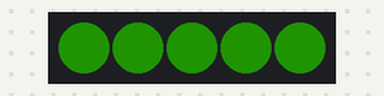
This sketch was run on a simulated Arduino Uno, built with avr-gcc and run on an emulated ATmega328P. Shown: 5 RGB LEDs in strip order, left to right. Dim RGB values are drawn brighter than linear.

Above: at 5.7 s.
At 10.55 s:
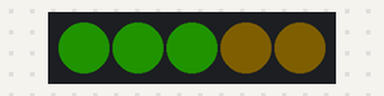
At 14.1 s:
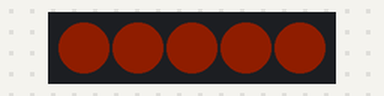
At 20.11 s:
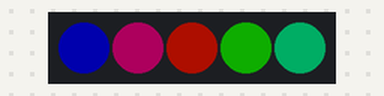
At 26.41 s:
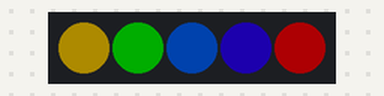
At 38.6 s:
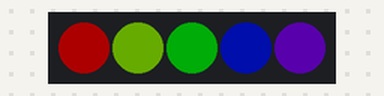
Timing chart, 0 to 40.0 s (numbered marks = the images above):
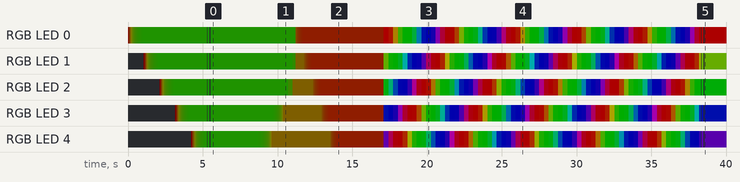

Measured:
- what the display in image 2 shows lasts 3.0 s, from 14.1 s to 17.1 s

The sketch:

ledstripe.ino
```cpp
#include <Adafruit_NeoPixel.h>

// Which pin on the Arduino is connected to the NeoPixels?
#define LED_PIN   2

// How many NeoPixels are attached to the Arduino?
#define LED_COUNT 5

// Declare our NeoPixel strip object:
Adafruit_NeoPixel strip(LED_COUNT, LED_PIN, NEO_GRB + NEO_KHZ800);
// Argument 1 = Number of pixels in NeoPixel strip
// Argument 2 = Arduino pin number (most are valid)
// Argument 3 = Pixel type flags, add together as needed:
//   NEO_KHZ800  800 KHz bitstream (most NeoPixel products w/WS2812 LEDs)
//   NEO_KHZ400  400 KHz (classic 'v1' (not v2) FLORA pixels, WS2811 drivers)
//   NEO_GRB     Pixels are wired for GRB bitstream (most NeoPixel products)
//   NEO_RGB     Pixels are wired for RGB bitstream (v1 FLORA pixels, not v2)
//   NEO_RGBW    Pixels are wired for RGBW bitstream (NeoPixel RGBW products)

void setup() {
  strip.begin();           // INITIALIZE NeoPixel strip object (REQUIRED)
  strip.show();            // Turn OFF all pixels ASAP
  strip.setBrightness(50); // Set BRIGHTNESS to about 1/5 (max = 255)
}

void loop() {
 // Lifecycle demo
 showGreeting();
 delay(100);

 showIsAwake();
 delay(3000);

 showNeedsWatering();
 delay(3000);

 showThanksForWatering();
 delay(2000);

 showGoodbye();
 delay(2000);
}

void showGreeting() {
  // fade from off to green
  for (int i = 0; i < strip.numPixels(); i++) { // For each pixel in strip...
    for (int j = 0; j <101; j++) {
      strip.setPixelColor(i, 25, j, 0);
      strip.show();
      delay(10);
    }
    for (int j = 0; j <26; j++) {
      strip.setPixelColor(i, j, 100, 0);
      strip.show();
    }
  }
  // wink twice
  showWink();
}
void showGoodbye() {
  // fade from green to off
  for (int i = strip.numPixels() -1; i > -1 ; i--) {
    for (int j = 100; j > -1; j--) {
      strip.setPixelColor(i, 0, j, 0);
      strip.show();
      delay(10);
    }
  }
  strip.clear();
}
void showIsAwake() {
  // show static green
  for (int i = 0; i < strip.numPixels(); i++) {
    strip.setPixelColor(i, 25, 100, 0);
  }
  strip.show();
}
void showNeedsWatering() {
  // fade from greenish to reddish color
  // decrease green color
  for (int i = strip.numPixels() -1; i > -1 ; i--) {
    for (int j = 100; j > 19; j--) {
      strip.setPixelColor(i, 25, j, 0);
      strip.show();
      delay(2*i + i);
    }
  }
  // increase red color
  for (int i = 0; i < strip.numPixels(); i++) {
    for (int j = 25; j < 81; j++) {
      strip.setPixelColor(i, j, 20, 0);
      strip.show();
      delay(10);
    }
  }
}
void showThanksForWatering() {
  // perform awesome animations...
  rainbow(10); // rainbow demo already looks smooth and elegant
  showWink();
  delay(2000);
  showWink();
  delay(3000);
  rainbow(5);
  // turn off
  for (int i = 0; i < strip.numPixels(); i++) {
    strip.setPixelColor(i, 0, 0, 0);
  }
  strip.show();
  // return to green awake display
  showIsAwake();
}

void showWink() {
  // "wink" by turning off the light for a short time twice
  // remember current color for each pixel
  uint32_t colors[strip.numPixels()];
  for (int i = 0; i < strip.numPixels(); i++) {
    colors[i] = strip.getPixelColor(i);
  }
  // wink twice
  for (int i = 0; i < strip.numPixels(); i++) {
    strip.setPixelColor(i, 0, 0, 0);
  }
  strip.show();
  delay(60);

  for (int i = 0; i < strip.numPixels(); i++){
    strip.setPixelColor(i, colors[i]);
  }
  strip.show();
  delay(120);

  for (int i = 0; i < strip.numPixels(); i++){
    strip.setPixelColor(i, 0, 0, 0);
  }
  strip.show();
  delay(60);

  for (int i = 0; i < strip.numPixels(); i++){
    strip.setPixelColor(i, colors[i]);
  }
  strip.show();
}

// Some functions of our own for creating animated effects -----------------
// Rainbow cycle along whole strip. Pass delay time (in ms) between frames.
void rainbow(int wait) {
  // Hue of first pixel runs 5 complete loops through the color wheel.
  // Color wheel has a range of 65536 but it's OK if we roll over, so
  // just count from 0 to 5*65536. Adding 256 to firstPixelHue each time
  // means we'll make 5*65536/256 = 1280 passes through this outer loop:
  for (long firstPixelHue = 0; firstPixelHue < 5 * 65536; firstPixelHue += 256) {
    for (int i = 0; i < strip.numPixels(); i++) { // For each pixel in strip...
      // Offset pixel hue by an amount to make one full revolution of the
      // color wheel (range of 65536) along the length of the strip
      // (strip.numPixels() steps):
      int pixelHue = firstPixelHue + (i * 65536L / strip.numPixels());
      // strip.ColorHSV() can take 1 or 3 arguments: a hue (0 to 65535) or
      // optionally add saturation and value (brightness) (each 0 to 255).
      // Here we're using just the single-argument hue variant. The result
      // is passed through strip.gamma32() to provide 'truer' colors
      // before assigning to each pixel:
      strip.setPixelColor(i, strip.gamma32(strip.ColorHSV(pixelHue)));
    }
    strip.show(); // Update strip with new contents
    delay(wait);  // Pause for a moment
  }
}
```

main.cpp
```cpp
#include <Arduino.h>
#include <Adafruit_NeoPixel.h>
#define DELAY_STATE_CHANGE 500
#define PIN_MOISTURE A1
#define PIN_STATE_TRIGGER 3
#define MOISTURE_THRESHOLD 500
#define PIN_NEOPIXEL 2
#define NEOPIXEL_LED_COUNT 5

int valStateTrigger = 0;
int valMoisture = 0;
boolean stateMode = false;
boolean gotWater = false;
boolean saidHello = false;
boolean saidGoodbye = false;
boolean needsWater = false;

// Declare our NeoPixel strip object:
Adafruit_NeoPixel strip(NEOPIXEL_LED_COUNT, PIN_NEOPIXEL, NEO_GRB + NEO_KHZ800);

void setup()
{
    // Pin setup
    pinMode(PIN_STATE_TRIGGER, INPUT_PULLUP);
    pinMode(PIN_MOISTURE, INPUT);
    pinMode(PIN_NEOPIXEL, OUTPUT);

    // Neopixel setup
    strip.begin();           // INITIALIZE NeoPixel strip object (REQUIRED)
    strip.clear();            // Turn OFF all pixels ASAP
    strip.setBrightness(50); // Set BRIGHTNESS to about 1/5 (max = 255)

    // Serial setup
    Serial.begin(9600);
}

// ----------------------------------------------------------------------------
// NEOPIXEL SEQUENCES
//

void showGoodbye()
{
    strip.clear();

    // show static green
    for (uint32_t i = 0; i < strip.numPixels(); i++)
    {
        strip.setPixelColor(i, 0, 100, 0);
    }

    strip.show();

    // fade from green to off
    for (uint32_t i = strip.numPixels(); i > 0; i--)
    {
        for (int j = 100; j > 0; j--)
        {
            strip.setPixelColor(i - 1, 0, j, 0);
            strip.show();
            delay(10);
        }
    }

    strip.clear();
}

void showIsAwake()
{
    // show static green
    for (uint32_t i = 0; i < strip.numPixels(); i++)
    {
        strip.setPixelColor(i, 10, 50, 0);
    }

    strip.show();
}

void showNeedsWatering()
{
    // // fade from greenish to reddish color
    // // decrease green color
    // for (uint32_t i = strip.numPixels() - 1; i > -1; i--)
    // {
    //     for (int j = 100; j > 19; j--)
    //     {
    //         strip.setPixelColor(i, 25, j, 0);
    //         strip.show();
    //         delay(2 * i + i);
    //     }
    // }
    // // increase red color
    // for (uint32_t i = 0; i < strip.numPixels(); i++)
    // {
    //     for (int j = 25; j < 81; j++)
    //     {
    //         strip.setPixelColor(i, j, 20, 0);
    //         strip.show();
    //         delay(10);
    //     }
    // }

    // show static red
    for (uint32_t i = 0; i < strip.numPixels(); i++)
    {
        strip.setPixelColor(i, 100, 0, 0);
    }

    strip.show();
}

void showWink()
{
    // "wink" by turning off the light for a short time twice
    // remember current color for each pixel
    uint32_t colors[strip.numPixels()];

    for (uint32_t i = 0; i < strip.numPixels(); i++)
    {
        colors[i] = strip.getPixelColor(i);
    }

    // wink twice
    for (uint32_t i = 0; i < strip.numPixels(); i++)
    {
        strip.setPixelColor(i, 0, 0, 0);
    }

    strip.show();

    delay(60);

    for (uint32_t i = 0; i < strip.numPixels(); i++)
    {
        strip.setPixelColor(i, colors[i]);
    }

    strip.show();

    delay(120);

    for (uint32_t i = 0; i < strip.numPixels(); i++)
    {
        strip.setPixelColor(i, 0, 0, 0);
    }

    strip.show();
    delay(60);

    for (uint32_t i = 0; i < strip.numPixels(); i++)
    {
        strip.setPixelColor(i, colors[i]);
    }

    strip.show();
}

void showGreeting()
{
    strip.clear();

    // fade from off to green
    for (uint32_t i = 0; i < strip.numPixels(); i++)
    { // For each pixel in strip...
        for (int j = 0; j < 101; j++)
        {
            strip.setPixelColor(i, 25, j, 0);
            strip.show();
            delay(10);
        }
        for (int j = 0; j < 26; j++)
        {
            strip.setPixelColor(i, j, 100, 0);
            strip.show();
        }
    }

    // wink twice
    showWink();
}

// Some functions of our own for creating animated effects -----------------
// Rainbow cycle along whole strip. Pass delay time (in ms) between frames.
void rainbow(int wait)
{
    strip.clear();

    // Hue of first pixel runs 5 complete loops through the color wheel.
    // Color wheel has a range of 65536 but it's OK if we roll over, so
    // just count from 0 to 5*65536. Adding 256 to firstPixelHue each time
    // means we'll make 5*65536/256 = 1280 passes through this outer loop:
    for (long firstPixelHue = 0; firstPixelHue < 5 * 65536; firstPixelHue += 256)
    {
        for (uint32_t i = 0; i < strip.numPixels(); i++)
        { // For each pixel in strip...
            // Offset pixel hue by an amount to make one full revolution of the
            // color wheel (range of 65536) along the length of the strip
            // (strip.numPixels() steps):
            uint32_t pixelHue = firstPixelHue + (i * 65536L / strip.numPixels());
            // strip.ColorHSV() can take 1 or 3 arguments: a hue (0 to 65535) or
            // optionally add saturation and value (brightness) (each 0 to 255).
            // Here we're using just the single-argument hue variant. The result
            // is passed through strip.gamma32() to provide 'truer' colors
            // before assigning to each pixel:
            strip.setPixelColor(i, strip.gamma32(strip.ColorHSV(pixelHue)));
        }
        strip.show(); // Update strip with new contents
        delay(wait);  // Pause for a moment
    }
}

void showThanksForWatering()
{
    strip.clear();

    // perform awesome animations...
    rainbow(10); // rainbow demo already looks smooth and elegant
    showWink();
    delay(1000);
    showWink();
    delay(1000);
    rainbow(5);

    // turn off
    for (uint32_t i = 0; i < strip.numPixels(); i++)
    {
        strip.setPixelColor(i, 0, 0, 0);
    }

    strip.show();
}

// ----------------------------------------------------------------------------
// CONTROLLER
//

void signalHello()
{
    Serial.println("Signal hello");
    // 1. play hello sequence
    showGreeting();
    delay(2000);
    Serial.println("Finished Signal hello");
}

void signalGoodbye()
{
    Serial.println("Signal goodbye");
    // 1. play goodbye sequence
    showGoodbye();
    delay(2000);
    Serial.println("Finished Signal goodbye");
}

void signalForWatering()
{
    Serial.println("Signal for watering");
    // play LED sequence for waiting for water
    // should have no delay!
    showNeedsWatering();
}

void thanksForWatering()
{
    Serial.println("Signal got some water");
    // play LED sequence for gotWater
    // reset state for watering
    showThanksForWatering();
    delay(2000);
    Serial.println("Finished Signal got some water");
}

void checkForPause()
{
}

void checkForDrinking()
{
}

void checkForWatering()
{
    // moisture is low (= value above 500):
    // -> signal for watering
    if (valMoisture > MOISTURE_THRESHOLD)
    {
        signalForWatering();
        gotWater = false;
        needsWater = true;
    }

    // moisture is high (= value is below or even to 500):
    // -> plant got some water once
    if (valMoisture <= MOISTURE_THRESHOLD && gotWater == false)
    {
        thanksForWatering();
        gotWater = true;
        needsWater = false;
    }
}

void runWhenOn()
{
    checkForPause();
    checkForDrinking();

    if (needsWater == false) {
        showIsAwake();
    }
}

void runAlways()
{
    checkForWatering();
}

void loop()
{
    valStateTrigger = digitalRead(PIN_STATE_TRIGGER);
    valMoisture = analogRead(PIN_MOISTURE);
    // Serial.print("Moisture: ");
    // Serial.print(valMoisture);
    // Serial.print(", State: ");
    // Serial.println(valStateTrigger);

    if (stateMode == false && valStateTrigger == LOW)
    {
        Serial.println("Set mode to 'on'");
        stateMode = true;
        delay(DELAY_STATE_CHANGE);
    }
    else if (stateMode == true && valStateTrigger == LOW)
    {
        Serial.println("Set mode to 'off'");
        stateMode = false;
        delay(DELAY_STATE_CHANGE);
    }

    if (stateMode == true && saidHello == false)
    {
        saidGoodbye = false;
        saidHello = true;
        signalHello();
    }

    if (stateMode == false && saidGoodbye == false)
    {
        saidHello = false;
        saidGoodbye = true;
        signalGoodbye();
    }

    if (stateMode == true)
    {
        runWhenOn();
    }

    runAlways();
}
```
